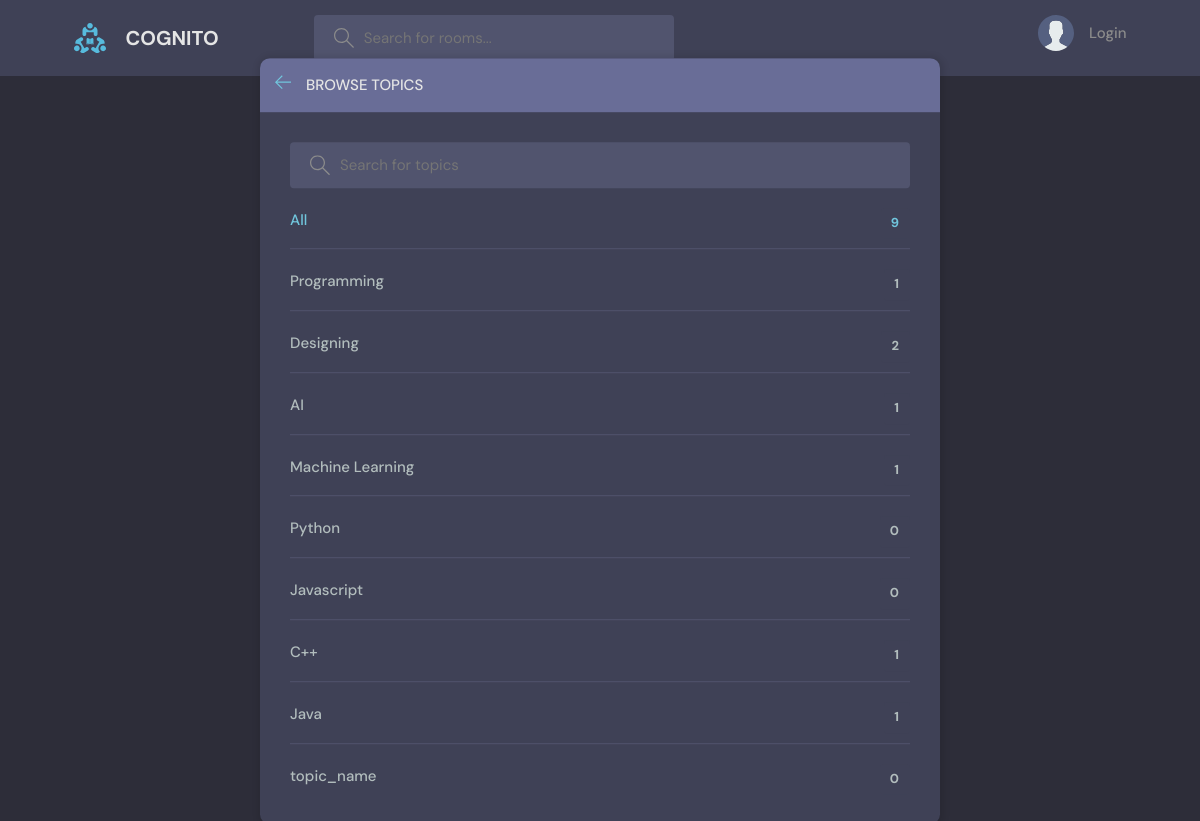
Before: /topicsPage/ with the older database file.
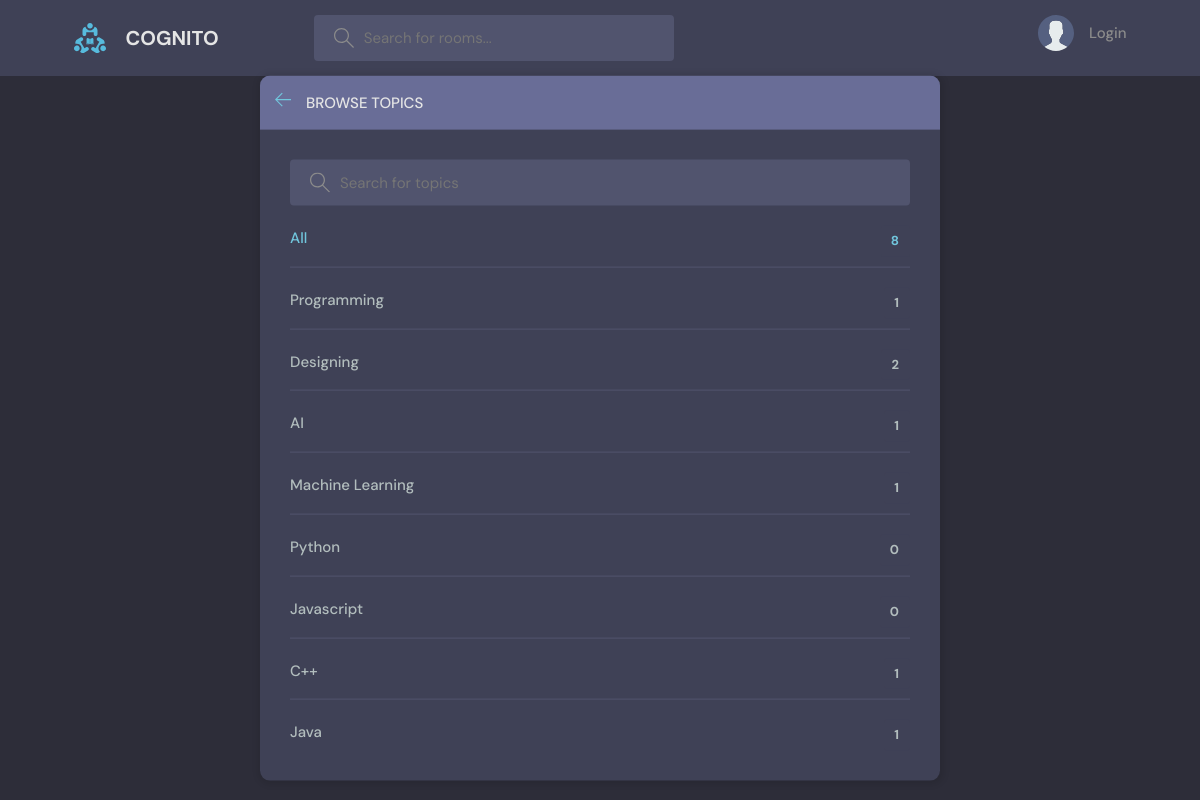
After: the same page with the newer database file.
### main/models.py (models this page shows, shortened)
class Topic(models.Model):
    name = models.CharField(max_length=200)

### main/views.py (the view)
# urls.py: path('topicsPage/',topicsPage,name='topicsPage'),
def topicsPage(request):
    q = request.GET.get('q') if request.GET.get('q') != None else ''
    topics = Topic.objects.filter(name__icontains=q)
    context = {'topics':topics}
    return render(request,'main/topics.html',context)

### templates/main/topics.html (shortened to what this page needs)
{% extends "base.html" %}
{% block content %}
    <main class="create-room layout">
      <div class="container">
        <div class="layout__box">
          <div class="layout__boxHeader">
            <div class="layout__boxTitle">
              <a href="{% url "home" %}">
                <svg version="1.1" xmlns="http://www.w3.org/2000/svg" width="32" height="32" viewBox="0 0 32 32">
                  <title>arrow-left</title>
                  <path
                    d="M13.723 2.286l-13.723 13.714 13.719 13.714 1.616-1.611-10.96-10.96h27.625v-2.286h-27.625l10.965-10.965-1.616-1.607z"
                  ></path>
                </svg>
              </a>
              <h3>Browse Topics</h3>
            </div>
          </div>
          <div class="topics-page layout__body">
            <form class="header__search" method="GET" action="">
              <label>
                <input placeholder="Search for topics" name="q" />
              </label>
            </form>
            <ul class="topics__list">
              <li>
                <a href="{% url "topicsPage" %}" class="active">All <span>{{topics.count}}</span></a>
              </li>
              {% for topic in topics %}
              <li>
                <a href="{% url 'home' %}?q={{topic.name}}">{{topic.name}}<span>{{topic.room_set.all.count}}</span></a>
              </li>
              {% endfor %}
            </ul>
          </div>
        </div>
      </div>
    </main>
{% endblock content %}

### templates/base.html (shortened to what this page needs)
<!DOCTYPE html>
{% load static %}
<html lang="en">
  <head>
    <link rel="stylesheet" href="{% static 'styles/style.css' %}" />
  </head>
  <body>
    {% include 'navbar.html' %}
    {% block content %}
    {% endblock content %}
  </body>
</html>

### templates/navbar.html (shortened to what this page needs)
{% load static %}
<header class="header header--loggedIn">
    <div class="container">
        <a href="{% url 'home' %}" class="header__logo">
            <img src="{% static 'images/logo.svg' %}" />
            <h1>COGNITO</h1>
        </a>
        <form class="header__search" method="GET" action="{% url 'home' %}">
            <label>
                <input type="text" name="q" placeholder="Search for rooms..." />
            </label>
        </form>
        <nav class="header__menu">
            {% if request.user.is_authenticated %}
            <div class="header__user">
                <a href="{% url 'update_user' %}">
                    <div class="avatar avatar--medium active">
                        <img src="{{request.user.avatar.url}}" />
                    </div>
                    <p>{{ request.user.name }} <span>@{{ request.user.username }}</span></p>
                </a>
                <button class="dropdown-button">
                    <svg version="1.1" xmlns="http://www.w3.org/2000/svg" width="32" height="32" viewBox="0 0 32 32">
                        <title>chevron-down</title>
                        <path d="M16 21l-13-13h-3l16 16 16-16h-3l-13 13z"></path>
                    </svg>
                </button>
            </div>
            {% else %}
            <a href="{% url 'login' %}">
                <img src="{% static 'images/avatar.svg' %}" />
                <p>Login</p>
            </a>
            {% endif %}
        </nav>
    </div>
</header>

### static/styles/style.css (style rules this page uses)
:root { --color-main: #71c6dd; --color-main-light: #e1f6fb; --color-dark: #3f4156; --color-dark-medium: #51546e; --color-dark-light: #696d97; --color-light: #e5e5e5; --color-gray: #8b8b8b; --color-light-gray: #b2bdbd; --color-bg: #2d2d39; --color-success: #5dd693; --color-error: #fc4b0b; }
* { font-family: "DM Sans", -apple-system, BlinkMacSystemFont, "Segoe UI", Roboto, Oxygen, Ubuntu, Cantarell, "Open Sans", "Helvetica Neue", sans-serif; margin: 0; padding: 0; box-sizing: border-box; text-rendering: optimizeLegibility; font-size: inherit; }
html { font-size: 56.25%; }
@media only screen and (min-width: 1200px) { html { font-size: 62.5%; } }
body { line-height: 1.6; font-weight: 400; font-size: 1.5rem; color: var(--color-light-gray); background-color: var(--color-bg); min-height: 100vh; }
img { width: 100%; }
a { display: inline-block; color: var(--color-main); text-decoration: none; }
.container { max-width: 120rem; width: 90%; margin: auto; }
.header { padding: 1.5rem; background-color: var(--color-dark); }
.header > .container { display: flex; gap: 9.5rem; }
.header__logo, .header__user { display: flex; gap: 2rem; align-items: center; }
.header__logo > img { height: 3.2rem; width: 3.2rem; }
.header__logo > h1 { font-weight: 700; font-size: 2rem; color: var(--color-light); }
.header__search > label { background-color: var(--color-dark-medium); padding: 1.3rem 1rem; display: flex; align-items: center; gap: 1rem; border-radius: 4px; }
.header__search svg { fill: var(--color-gray); width: 2rem; height: 2rem; margin-left: 1rem; }
.header__search input { width: 30rem; background: transparent; border: none; outline: none; color: var(--color-light); }
.header__menu { margin-left: auto; position: relative; }
.header__menu a { display: flex; gap: 1.5rem; align-items: center; font-weight: 500; text-decoration: none; color: var(--color-gray); }
.header__menu img { height: 3.6rem; }
.header__menu p { line-height: 1.2; }
.layout { margin-top: 2.4rem; }
.layout > .container { display: flex; justify-content: space-between; align-items: flex-start; }
.layout__box { width: 90%; max-width: 48rem; min-height: 40rem; position: absolute; top: 50%; left: 50%; transform: translate(-50%, -46%); background-color: var(--color-dark); border-radius: 1rem; box-shadow: 1px 1px 6px 3px rgba(0, 0, 0, 0.1); overflow: hidden; }
.layout__boxHeader { display: flex; padding: 1.5rem; background-color: var(--color-dark-light); }
.layout__boxTitle { display: flex; gap: 1.5rem; align-items: center; }
.layout__boxTitle h3 { text-transform: uppercase; font-weight: 500; color: var(--color-light); }
.layout__boxTitle svg { width: 1.6rem; height: 1.6rem; fill: var(--color-main); }
.layout__body { margin: 3rem; }
.topics__list { list-style: none; }
.topics__list li a { display: flex; justify-content: space-between; margin-bottom: 3rem; font-weight: 500; color: var(--color-light-gray); transition: all 0.3s ease-in-out; }
.topics__list li a.active, .topics__list li a:hover { color: var(--color-main); }
.topics__list li a span { padding: 0.5rem 1rem; background-color: var(--color-dark); border-radius: 3px; font-size: 1.3rem; font-weight: 700; letter-spacing: 1px; }
.topics-page .topics__list li:not(:last-child) a { margin: 2rem 0; padding-bottom: 1rem; text-decoration: none; border-bottom: 1px solid var(--color-dark-medium); }
.topics-page .header__search { display: block; }
.create-room.layout .layout__box { max-width: 68rem; }

Changed rows visible on the page:
removed Topic: name "topic_name", room_set.all.count "0"
Other visible differences:
{{ topics.count }}: "9" → "8"
